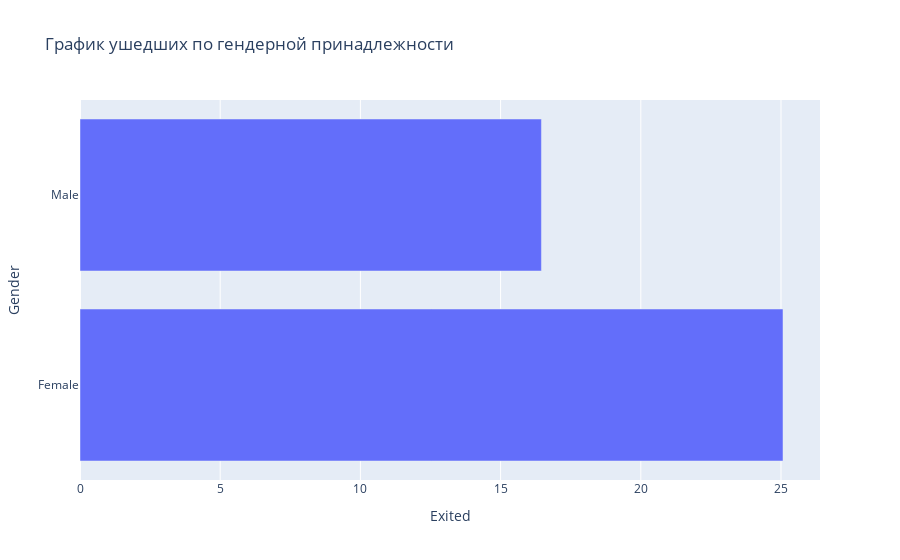

The notebook cell this image was saved under:
### Markdown cell above
По графику можно сделать вывод, что основное число клиентов имеют кредитный рейтинг 550-750. Предполагаемая зарплата не влияет на кредитный рейтинг.
Наихудший к.р <400 имеют только ушедшие клиенты(вероятно в этом причина ухода). К.р>800 имеют преимуществеено текущие клиенты.

### Code cell
gender_exited = churn_data.groupby(('Gender')).mean().apply(lambda x : x*100)
fig_6 = px.bar(gender_exited,'Exited',title = 'График ушедших по гендерной принадлежности')
fig_6.show()

### Figure 1 — Plotly figure (JSON) as saved in the notebook; plotly's stock layout.template omitted (floating-point values rounded to 4 significant figures)
{"data": [{"alignmentgroup": "True", "hovertemplate": "Exited=%{x}<br>Gender=%{y}<extra></extra>", "legendgroup": "", "marker": {"color": "#636efa", "pattern": {"shape": ""}}, "name": "", "offsetgroup": "", "orientation": "h", "showlegend": false, "textposition": "auto", "type": "bar", "x": [25.07, 16.46], "xaxis": "x", "y": ["Female", "Male"], "yaxis": "y"}], "layout": {"barmode": "relative", "legend": {"tracegroupgap": 0}, "title": {"text": "График ушедших по гендерной принадлежности"}, "xaxis": {"anchor": "y", "domain": [0, 1], "title": {"text": "Exited"}}, "yaxis": {"anchor": "x", "domain": [0, 1], "title": {"text": "Gender"}}}}
